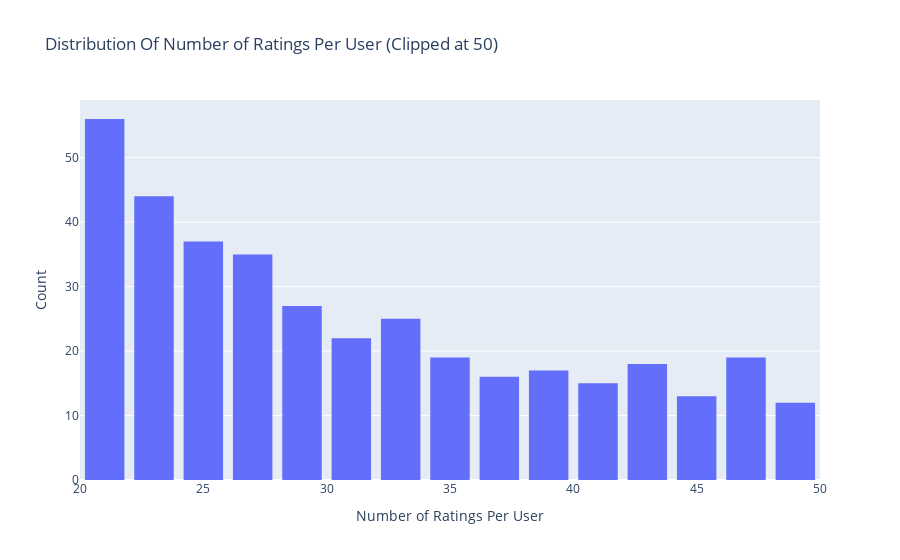

This figure's notebook cell:
### Markdown cell above
Rating distribution by User

### Code cell
configure_plotly_browser_state()

data = df.groupby('userID')['rating'].count().clip(upper=80)
# Create trace
trace = go.Histogram(x = data.values,
                     name = 'Ratings',
                     xbins = dict(start = 0,
                                  end = 50,
                                  size = 2))
# Create layout
layout = go.Layout(title = 'Distribution Of Number of Ratings Per User (Clipped at 50)',
                   xaxis = dict(title = 'Number of Ratings Per User'),
                   yaxis = dict(title = 'Count'),
                   bargap = 0.2)

# Create plot
fig = go.Figure(data=[trace], layout=layout)
iplot(fig)

### Figure 1 — Plotly figure (JSON) as saved in the notebook; plotly's stock layout.template omitted (floating-point values rounded to 4 significant figures; data arrays with more than 128 entries replaced by an {"elided": "..."} marker saying what was removed)
{"data": [{"name": "Ratings", "x": {"elided": "943 int values"}, "xbins": {"end": 50, "size": 2, "start": 0}, "type": "histogram"}], "layout": {"bargap": 0.2, "title": {"text": "Distribution Of Number of Ratings Per User (Clipped at 50)"}, "xaxis": {"title": {"text": "Number of Ratings Per User"}}, "yaxis": {"title": {"text": "Count"}}}}
